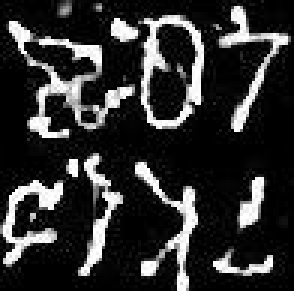
#> input picture zfsb_model/turn_Pic/1.jpg, 98 x 97 px (shown 3 times larger)
$ python -i pre_covered_img.py   (imports and definitions only)
#> lines starting #> are read from the running program, lines starting #| are printed output that depends on the picture
import os
import cv2
import numpy as np
from PIL import Image
import matplotlib.pyplot as plt
'''Adujust image gray'''
def scale_image_range(img,low,uper):
    ScaleImage = img
    MN = np.shape(img)
    for i in range(0, MN[0]):
        for j in range(0, MN[1]):
            if img[i][j] < low:
                ScaleImage[i][j] = 0
            elif img[i][j] > uper:
                ScaleImage[i][j] = 1
            else:
                ScaleImage[i][j] = (img[i][j] - low)/(uper - low)
    return ScaleImage

def Sub_Image(img1,img2,offset):
    SubImage = img1 - img2 + offset
    MN = np.shape(img1)
    for i in range(0,MN[0]-1,1):
        for j in range(0,MN[1] -1,1):
            if  SubImage[i][j] < 0:
                SubImage[i][j] = 0
    return SubImage

def Pre(Image,showflag=0):
#> called with Image = '../../zfsb_model/turn_Pic/1.jpg', showflag = 0
    if showflag == 0:
        Image = cv2.imread(Image, 1)
#> Image is the input picture: shape (97, 98, 3); min 0, max 255, mean 48.3
        Image = cv2.cvtColor(Image, cv2.COLOR_RGB2BGR)
        G_gray = np.float32(Image[:, :, 2])
        G_Mean1 = cv2.blur(G_gray, (21, 21))
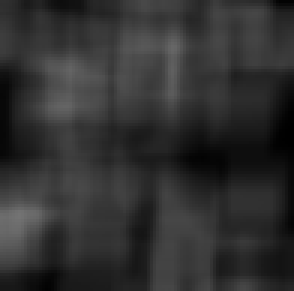
#> G_Mean1: shape (97, 98) float32 (shown 3 times larger); min 0.599, max 115.4, mean 48.9
        G_Sub1 = Sub_Image(G_gray, G_Mean1, 15)
#> after the loop in Sub_Image, `for i in range(0,MN[0]-1,1):`:
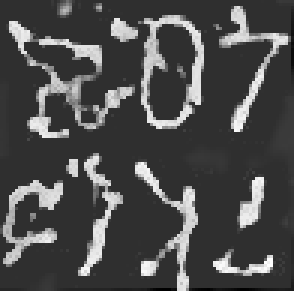
#> SubImage: shape (97, 98) float32 (shown 3 times larger); min -56.04, max 247.9, mean 34.9; drawn with min black and max white
        G_Mean2 = cv2.blur(G_Sub1, (27, 27))
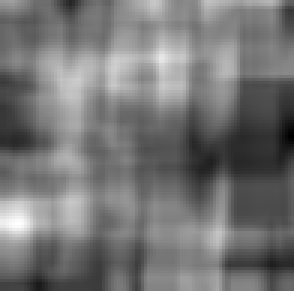
#> G_Mean2: shape (97, 98) float32 (shown 3 times larger); min 5.18, max 71.35, mean 35.6; drawn with min black and max white
        G_Sub2 = Sub_Image(G_Sub1, G_Mean2, 15)
#> call 2 of Sub_Image, with offset = 15
#> in Sub_Image (call 2), `SubImage = img1 - img2 + offset`:
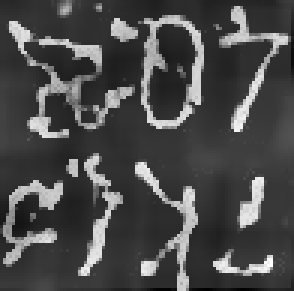
#> SubImage: shape (97, 98) float32 (shown 3 times larger); min -83.27, max 249.8, mean 14.3; drawn with min black and max white
#> after the loop in Sub_Image (call 2), `for i in range(0,MN[0]-1,1):`:
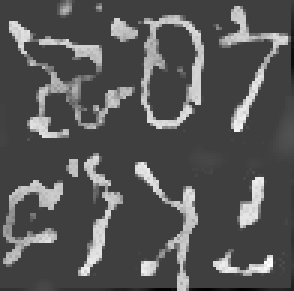
#> SubImage: shape (97, 98) float32 (shown 3 times larger); min -83.27, max 249.8, mean 29.5; drawn with min black and max white
        G_Median = cv2.medianBlur(G_Sub2, 3)
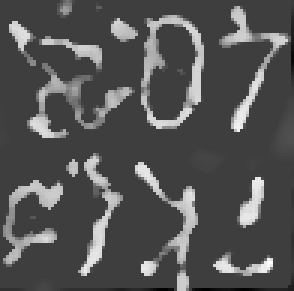
#> G_Median: shape (97, 98) float32 (shown 3 times larger); min -79.12, max 244.6, mean 27.7; drawn with min black and max white
        PreImage = scale_image_range(G_Median, 20, 60)
#> after the loop in scale_image_range, `for i in range(0, MN[0]):`:
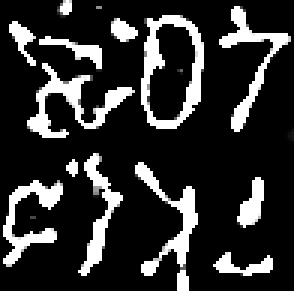
#> ScaleImage: shape (97, 98) float32 (shown 3 times larger); min 0, max 1, mean 0.186
        PreImage = cv2.cvtColor(PreImage, cv2.COLOR_GRAY2BGR)
    if showflag == 1 :
        Image = cv2.cvtColor(Image, cv2.COLOR_RGB2BGR)
        G_gray = np.float32(Image[:, :, 2])
        G_Mean1 = cv2.blur(G_gray, (21, 21))
        G_Sub1 = Sub_Image(G_gray, G_Mean1, 15)
        G_Mean2 = cv2.blur(G_Sub1, (27, 27))
        G_Sub2 = Sub_Image(G_Sub1, G_Mean2, 15)
        G_Median = cv2.medianBlur(G_Sub2, 3)
        PreImage = scale_image_range(G_Median, 20, 60)
        PreImage = cv2.cvtColor(PreImage, cv2.COLOR_GRAY2BGR)
    return PreImage

# [22 lines of commented-out code are left out]

>>> result = Pre('../../zfsb_model/turn_Pic/1.jpg')

$ run again, on zfsb_model/turn_Pic/3.jpg
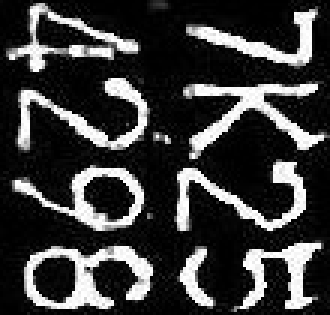
#> input picture zfsb_model/turn_Pic/3.jpg, 110 x 105 px (shown 3 times larger)
#> in Pre, Image is the input picture: shape (105, 110, 3); min 0, max 255, mean 58.9
#> after the loop in Sub_Image (call 2), `for i in range(0,MN[0]-1,1):`:
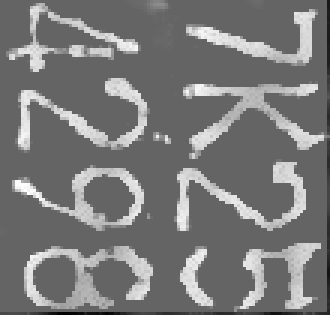
#> SubImage: shape (105, 110) float32 (shown 3 times larger); min -153.3, max 236.7, mean 33.5; drawn with min black and max white
#> after the loop in scale_image_range, `for i in range(0, MN[0]):`:
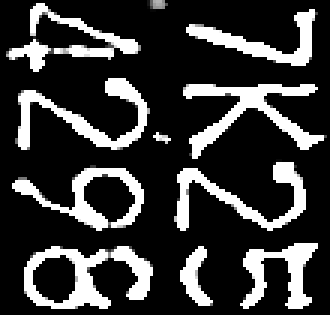
#> ScaleImage: shape (105, 110) float32 (shown 3 times larger); min 0, max 1, mean 0.224
